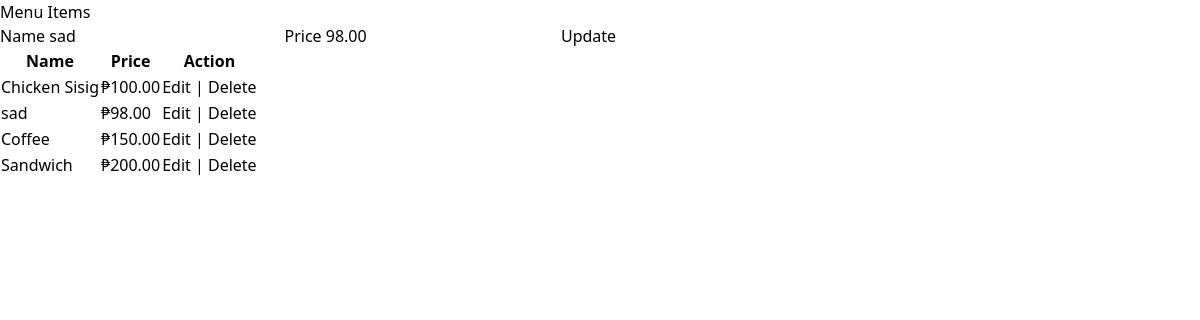
/edit-menu-item/10/, run on the app's committed database.
### sales_list/models.py (models this page shows, shortened)
class MenuItem(models.Model):
    name = models.CharField(max_length=255)
    price = models.DecimalField(max_digits=10, decimal_places=2)

### sales_list/views.py (the view, shortened to what this page needs)
# urls.py: path('edit-menu-item/<int:id>/' ,sales.editMenuItem, name='edit_menu_item'),
def editMenuItem(request, id):
    item = MenuItem.objects.get(pk=id)  # Fetch the item to be edited
    all_items = MenuItem.objects.all()  # Fetch all items for the list
    context = {
        'item_to_edit': item,
        'all_items': all_items,
    }
    return render(request, 'menulist.html', context)

### sales_list/templates/menulist.html (shortened to what this page needs)
{% extends 'base.html' %}
{% block content %}
<div>
    <h2>Menu Items</h2>
    <form method="POST">
        {% if item_to_edit %}
            <label for="name">Name</label>
            <input type="text" name="name" value="{{ item_to_edit.name }}">
            <label for="price">Price</label>
            <input type="number" name="price" value="{{ item_to_edit.price }}">
            <button type="submit" class="btn btn-primary">Update</button>
        {% else %}
            <label for="name">Name</label>
            <input type="text" name="name">
            <label for="price">Price</label>
            <input type="number" name="price">
            <button type="submit" class="btn btn-primary">Save</button>
        {% endif %}
    </form>
    <form method="POST">
        <table class="table-auto">
            <thead>
                <tr>
                    <th>Name</th>
                    <th>Price</th>
                    <th>Action</th>
                </tr>
                </thead>
                <tbody>
                    {% for item in all_items %}
                        <tr>
                            <td>{{ item.name }}</td>
                            <td>₱{{ item.price }}</td>
                            <td>
                                <a href= "{% url 'edit_menu_item' item.id %}">Edit</a> |
                                <a href= "{% url 'delete_menu_item' item.id %}">Delete</a>
                            </td>
                        </tr>
                    {% endfor %}
                </tbody>
        </table>
    </form>
</div>
{% endblock %}

### data on the page
MenuItem: name "sad", price "98.00"
MenuItem: name "Chicken Sisig", price "100.00"
MenuItem: name "Coffee", price "150.00"
MenuItem: name "Sandwich", price "200.00"
